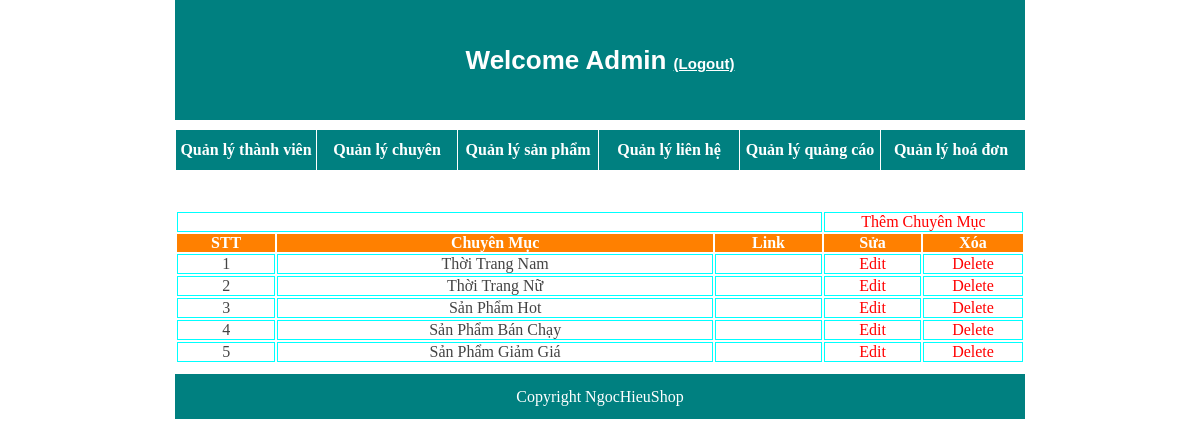
/admin/quanlychuyenmuc/quanlychuyenmuc.php (signed in), run on the app's committed database.
### tables this page shows
CREATE TABLE `chuyenmuc` (
  `chuyenmuc_id` int(10) UNSIGNED NOT NULL,
  `chuyenmuc` varchar(20) NOT NULL,
  `link` varchar(100) NOT NULL
);

### admin/quanlychuyenmuc/quanlychuyenmuc.php (the view, shortened to what this page needs)
<!DOCTYPE HTML>
<html>
<head>
    <link rel="stylesheet" type="text/css" href="style.css"/>
</head>
<body>
     	<?php
		if($_SESSION['level']==2){
    echo "<div id='top'>Welcome Admin <a href='../../logout.php' style='color:white;font-size:15px;'>(Logout)</a></div>";
		}
	else{
		header('location:../../login.php');
		}
		?>
    <div id="menu">
        <ul>
            <li><a href="../quanlythanhvien.php">Quản lý thành viên</a></li>
            <li><a href="#">Quản lý chuyên mục</a></li>
            <li><a href="../quanlysanpham/quanlysanpham.php">Quản lý sản phẩm</a></li>
            <li ><a href="../quanlylienhe/quanlylienhe.php" >Quản lý liên hệ</a></li>
            <li><a href="../quanlyquangcao.php">Quản lý quảng cáo</a></li>
            <li><a href="../quanlydonhang/quanlydonhang.php">Quản lý hoá đơn</a></li>
        </ul>
    </div>
    <div id="table">
        <table>
            <tr>
                <td colspan="3"></td>
                <td colspan="2"><a href="themchuyenmuc.php" >Thêm Chuyên Mục</a></td>
            </tr>
            <tr>
                <th>STT</th>
                <th>Chuyên Mục</th>
                <th>Link</th>
                <th>Sửa</th>
                <th style="width: 100px;">Xóa</th>
            </tr>
            <?php
                $sql="select * from chuyenmuc";
                $query=mysql_query($sql);
                $stt=0;
                while($row=mysql_fetch_assoc($query)){
                $stt++;
              ?>
            <tr>
                <td><?php echo $stt;?></td>
                <td><?php echo $row['chuyenmuc'];?></td>
                <td><?php echo $row['link'];?></td>
                <td style="width: 95px;"><a href="suachuyenmuc.php?id=<?php echo $row['chuyenmuc_id']; ?>" >Edit</a></td>
                <td ><a href="delete.php?id=<?php echo $row['chuyenmuc_id']?>" >Delete</a></td>
            </tr>
            <?php } ?>
        </table>
    </div>
    <div id="footer">Copyright NgocHieuShop</div>
</body>
</html>

### admin/quanlychuyenmuc/style.css (style rules this page uses)
* { margin: 0px; padding: 0px; }
#top { width:850px; margin: auto; height: 120px; background-color: teal; text-align: center; line-height:120px; color: white; font-size:26px; font-family:arial; font-weight: bold; }
#menu { width:850px; margin: auto; height: 40px; background-color: teal; margin-top: 10px; }
#menu ul { list-style: none; }
#menu ul li { float: left; width: 140px; text-align: center; border-left: 1px solid white; line-height: 40px; }
#menu ul li a { text-decoration:none; color: white; font-weight: bold; }
#table { width:850px; margin: auto; margin-top: 10px; }
#table table { width:850px; }
#table tr { border: 1px solid aqua; }
#table th { background-color: #FF8000; color: white; }
#table td { border: 1px solid aqua; text-align: center; color: #444; }
#table a { color: red; text-decoration: none; }
#footer { width: 850px; margin: auto; height:45px; text-align: center; color: white; background-color: teal; line-height: 45px; margin-top: 10px; }

### data on the page
chuyenmuc: chuyenmuc "Thời Trang Nam"
chuyenmuc: chuyenmuc "Thời Trang Nữ"
chuyenmuc: chuyenmuc "Sản Phẩm Hot"
chuyenmuc: chuyenmuc "Sản Phẩm Bán Chạy"
chuyenmuc: chuyenmuc "Sản Phẩm Giảm Giá"
